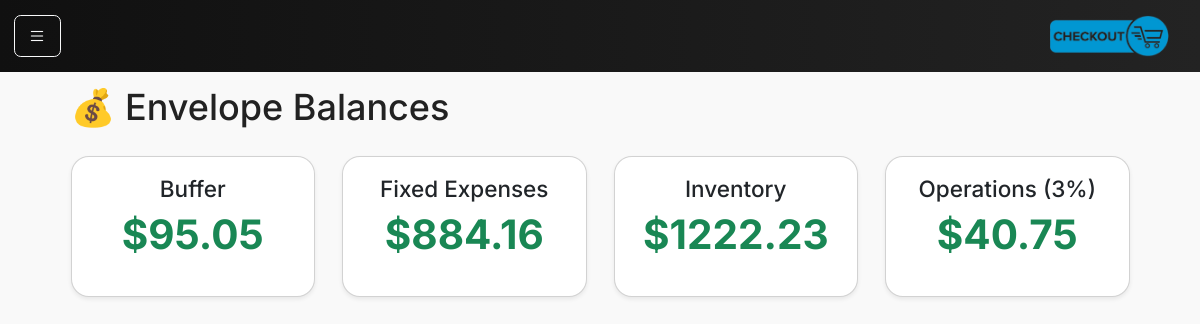
Page /envelopes on the earlier database version.
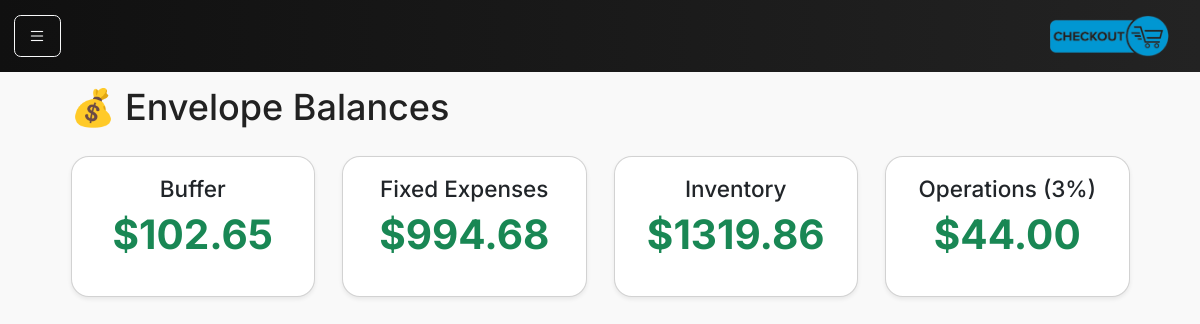
Same page on the later database version.
### models.py (models this page shows)
class Envelope(db.Model):
    __tablename__ = "envelopes"
    id = db.Column(db.Integer, primary_key=True)
    code = db.Column(db.String(32), unique=True, nullable=False)
    name = db.Column(db.String(64), nullable=False)
    balance_cents = db.Column(db.Integer, nullable=False, default=0)
    created_at = db.Column(db.DateTime, default=datetime.utcnow)
    updated_at = db.Column(db.DateTime, default=datetime.utcnow, onupdate=datetime.utcnow)

### main.py (the view)
@app.route("/envelopes")
def envelope_view():
    from main import Envelope
    envelopes = Envelope.query.order_by(Envelope.name).all()
    return render_template("envelopes.html", envelopes=envelopes)

### main.py (called while the page is built)
@app.context_processor
def inject_request():
    return dict(request=request)

### templates/envelopes.html
{% extends "base.html" %}
{% block content %}
<div class="container-fluid">
    <h2 class="mb-4">💰 Envelope Balances</h2>
    <div class="row">
        {% for e in envelopes %}
        <div class="col-md-3 mb-4">
            <div class="card shadow-sm">
                <div class="card-body text-center">
                    <h5 class="card-title">{{ e.name }}</h5>
                    <p class="display-6 text-success fw-bold">
                        ${{ "%.2f"|format(e.balance_cents / 100) }}
                    </p>
                </div>
            </div>
        </div>
        {% else %}
        <div class="col-12 text-center text-muted">
            No envelopes yet.
        </div>
        {% endfor %}
    </div>
</div>
{% endblock %}

Differences in the rows shown:
changed Envelope "Buffer": e.balance_cents/100 "95.05" → "102.65"
changed Envelope "Fixed Expenses": e.balance_cents/100 "884.16" → "994.68"
changed Envelope "Inventory": e.balance_cents/100 "1222.23" → "1319.86"
changed Envelope "Operations (3%)": e.balance_cents/100 "40.75" → "44.00"
